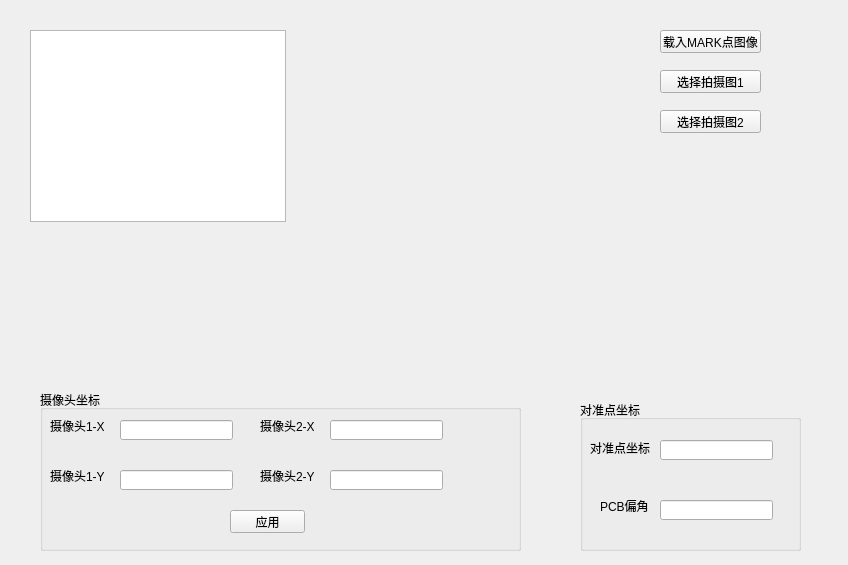
<?xml version="1.0" encoding="UTF-8"?>
<ui version="4.0">
 <class>Form</class>
 <widget class="QWidget" name="Form">
  <property name="geometry">
   <rect>
    <x>0</x>
    <y>0</y>
    <width>848</width>
    <height>565</height>
   </rect>
  </property>
  <property name="windowTitle">
   <string>Form</string>
  </property>
  <widget class="QPushButton" name="pushButton">
   <property name="geometry">
    <rect>
     <x>660</x>
     <y>30</y>
     <width>101</width>
     <height>23</height>
    </rect>
   </property>
   <property name="text">
    <string>载入MARK点图像</string>
   </property>
  </widget>
  <widget class="QGroupBox" name="groupBox">
   <property name="geometry">
    <rect>
     <x>40</x>
     <y>390</y>
     <width>481</width>
     <height>161</height>
    </rect>
   </property>
   <property name="title">
    <string>摄像头坐标</string>
   </property>
   <widget class="QLineEdit" name="lineEdit_2">
    <property name="geometry">
     <rect>
      <x>80</x>
      <y>80</y>
      <width>113</width>
      <height>20</height>
     </rect>
    </property>
   </widget>
   <widget class="QLineEdit" name="lineEdit">
    <property name="geometry">
     <rect>
      <x>80</x>
      <y>30</y>
      <width>113</width>
      <height>20</height>
     </rect>
    </property>
   </widget>
   <widget class="QPushButton" name="pushButton_3">
    <property name="geometry">
     <rect>
      <x>190</x>
      <y>120</y>
      <width>75</width>
      <height>23</height>
     </rect>
    </property>
    <property name="text">
     <string>应用</string>
    </property>
   </widget>
   <widget class="QLabel" name="label">
    <property name="geometry">
     <rect>
      <x>10</x>
      <y>30</y>
      <width>54</width>
      <height>12</height>
     </rect>
    </property>
    <property name="text">
     <string>摄像头1-X</string>
    </property>
   </widget>
   <widget class="QLineEdit" name="lineEdit_4">
    <property name="geometry">
     <rect>
      <x>290</x>
      <y>30</y>
      <width>113</width>
      <height>20</height>
     </rect>
    </property>
   </widget>
   <widget class="QLineEdit" name="lineEdit_3">
    <property name="geometry">
     <rect>
      <x>290</x>
      <y>80</y>
      <width>113</width>
      <height>20</height>
     </rect>
    </property>
   </widget>
   <widget class="QLabel" name="label_2">
    <property name="geometry">
     <rect>
      <x>10</x>
      <y>80</y>
      <width>54</width>
      <height>12</height>
     </rect>
    </property>
    <property name="text">
     <string>摄像头1-Y</string>
    </property>
   </widget>
   <widget class="QLabel" name="label_3">
    <property name="geometry">
     <rect>
      <x>220</x>
      <y>30</y>
      <width>54</width>
      <height>12</height>
     </rect>
    </property>
    <property name="text">
     <string>摄像头2-X</string>
    </property>
   </widget>
   <widget class="QLabel" name="label_4">
    <property name="geometry">
     <rect>
      <x>220</x>
      <y>80</y>
      <width>54</width>
      <height>12</height>
     </rect>
    </property>
    <property name="text">
     <string>摄像头2-Y</string>
    </property>
   </widget>
  </widget>
  <widget class="QGroupBox" name="groupBox_2">
   <property name="geometry">
    <rect>
     <x>580</x>
     <y>400</y>
     <width>221</width>
     <height>151</height>
    </rect>
   </property>
   <property name="title">
    <string>对准点坐标</string>
   </property>
   <widget class="QLineEdit" name="lineEdit_5">
    <property name="geometry">
     <rect>
      <x>80</x>
      <y>40</y>
      <width>113</width>
      <height>20</height>
     </rect>
    </property>
   </widget>
   <widget class="QLineEdit" name="lineEdit_6">
    <property name="geometry">
     <rect>
      <x>80</x>
      <y>100</y>
      <width>113</width>
      <height>20</height>
     </rect>
    </property>
   </widget>
   <widget class="QLabel" name="label_5">
    <property name="geometry">
     <rect>
      <x>10</x>
      <y>40</y>
      <width>61</width>
      <height>16</height>
     </rect>
    </property>
    <property name="text">
     <string>对准点坐标</string>
    </property>
   </widget>
   <widget class="QLabel" name="label_6">
    <property name="geometry">
     <rect>
      <x>20</x>
      <y>100</y>
      <width>54</width>
      <height>12</height>
     </rect>
    </property>
    <property name="text">
     <string>PCB偏角</string>
    </property>
   </widget>
  </widget>
  <widget class="QGraphicsView" name="graphicsView">
   <property name="geometry">
    <rect>
     <x>30</x>
     <y>30</y>
     <width>256</width>
     <height>192</height>
    </rect>
   </property>
  </widget>
  <widget class="QPushButton" name="pushButton_2">
   <property name="geometry">
    <rect>
     <x>660</x>
     <y>70</y>
     <width>101</width>
     <height>23</height>
    </rect>
   </property>
   <property name="text">
    <string>选择拍摄图1</string>
   </property>
  </widget>
  <widget class="QPushButton" name="pushButton_4">
   <property name="geometry">
    <rect>
     <x>660</x>
     <y>110</y>
     <width>101</width>
     <height>23</height>
    </rect>
   </property>
   <property name="text">
    <string>选择拍摄图2</string>
   </property>
  </widget>
  <zorder>groupBox</zorder>
  <zorder>pushButton</zorder>
  <zorder>groupBox_2</zorder>
  <zorder>graphicsView</zorder>
  <zorder>pushButton_2</zorder>
  <zorder>pushButton_4</zorder>
 </widget>
 <tabstops>
  <tabstop>pushButton</tabstop>
  <tabstop>pushButton_2</tabstop>
  <tabstop>pushButton_4</tabstop>
  <tabstop>pushButton_3</tabstop>
  <tabstop>lineEdit</tabstop>
  <tabstop>lineEdit_4</tabstop>
  <tabstop>lineEdit_2</tabstop>
  <tabstop>lineEdit_3</tabstop>
  <tabstop>lineEdit_5</tabstop>
  <tabstop>lineEdit_6</tabstop>
  <tabstop>graphicsView</tabstop>
 </tabstops>
 <resources/>
 <connections>
  <connection>
   <sender>pushButton</sender>
   <signal>clicked()</signal>
   <receiver>Form</receiver>
   <slot>open()</slot>
   <hints>
    <hint type="sourcelabel">
     <x>670</x>
     <y>43</y>
    </hint>
    <hint type="destinationlabel">
     <x>543</x>
     <y>53</y>
    </hint>
   </hints>
  </connection>
 </connections>
 <slots>
  <slot>open()</slot>
 </slots>
</ui>
